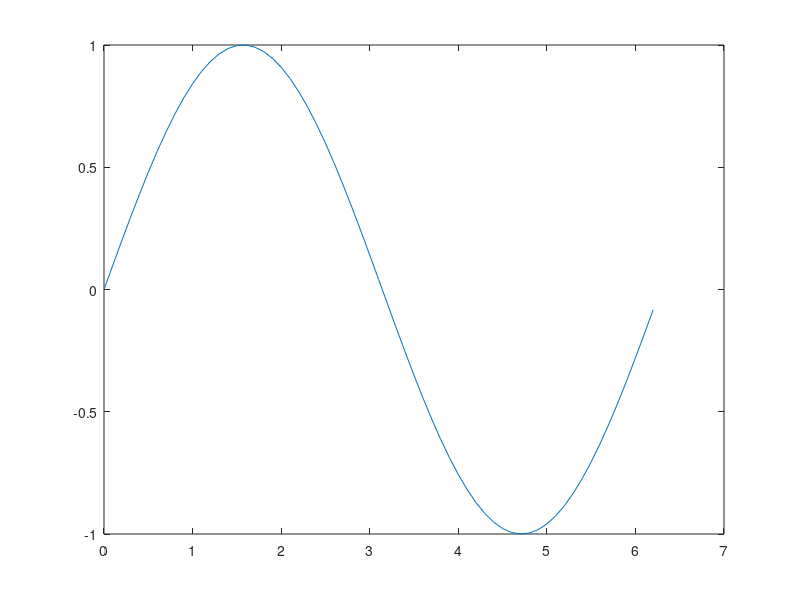
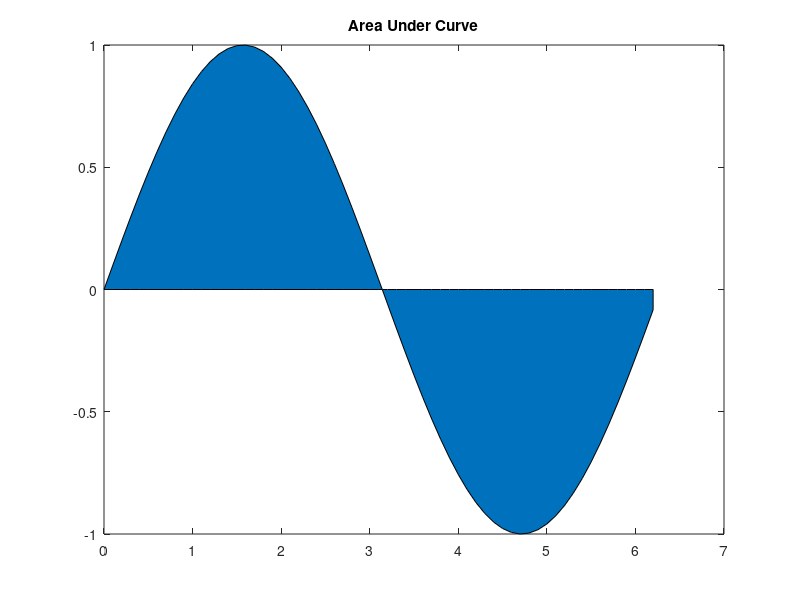
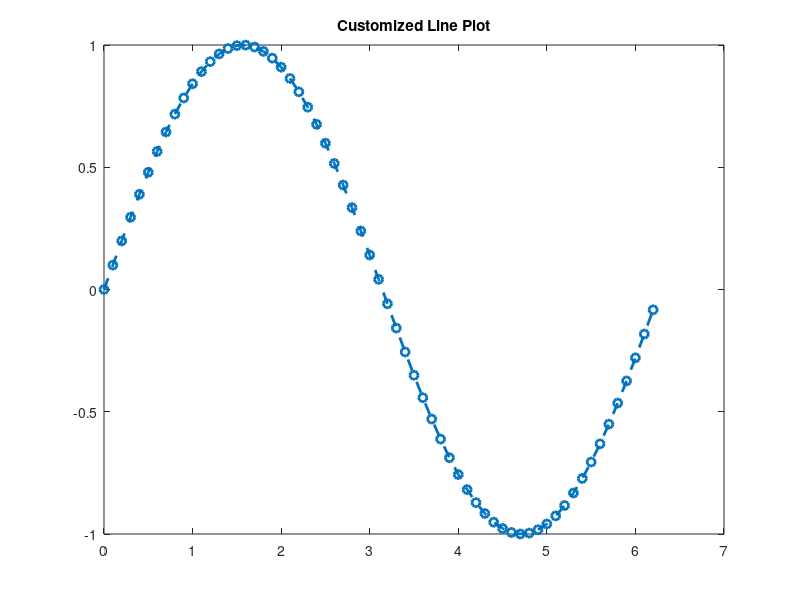
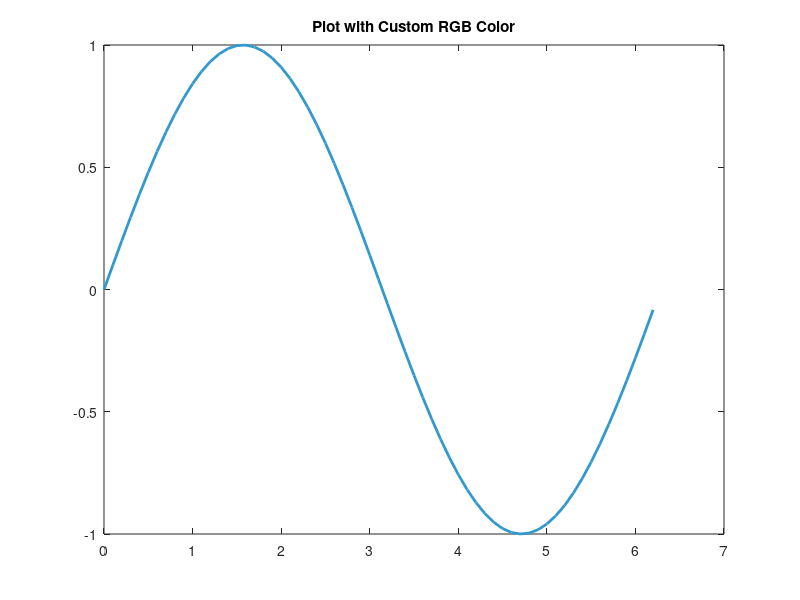

The MATLAB source for these figures, in order:
%-----------------------------------------------------------
% MATLAB Plotting Syntax and Customization
%-----------------------------------------------------------

%% 1. Basic Plotting Syntax
% The syntax for most plotting functions is similar to 'plot'.
% To visualize y-values against x-values:

x = 0:0.1:2*pi;
y = sin(x);
plot(x, y);  % Basic line plot

%% 2. Area Plot
% Use area(x, y) to visualize the area under the curve

figure;
area(x, y);  % Area under sine curve
title('Area Under Curve');

%% 3. Customizing Plots Using Name-Value Arguments
% You can customize plots using name-value pairs *after* all other inputs.
% Order doesn't matter, but they must come after x, y, and LineSpec (if used).

figure;
plot(x, y, 'LineWidth', 2, 'LineStyle', '--', 'Marker', 'o');
title('Customized Line Plot');

%% 4. Setting Line Color Using RGB Triplets
% RGB values must be set using the 'Color' name-value argument (not in LineSpec)

r = 0.2; g = 0.6; b = 0.8;  % RGB components
figure;
plot(x, y, 'LineWidth', 2, 'Color', [r g b]);  % Custom color
title('Plot with Custom RGB Color');

%% 5. Notes
% - LineSpec (like '--o') is optional.
% - RGB triplets cannot be used directly in LineSpec.
% - Full syntax:
%   plot(x, y, LineSpec, Name1=Value1, Name2=Value2, ...)

%% IMPOTANT Reference!!!!!
% Official MathWorks plot documentation:
% https://www.mathworks.com/help/matlab/ref/plot.html
